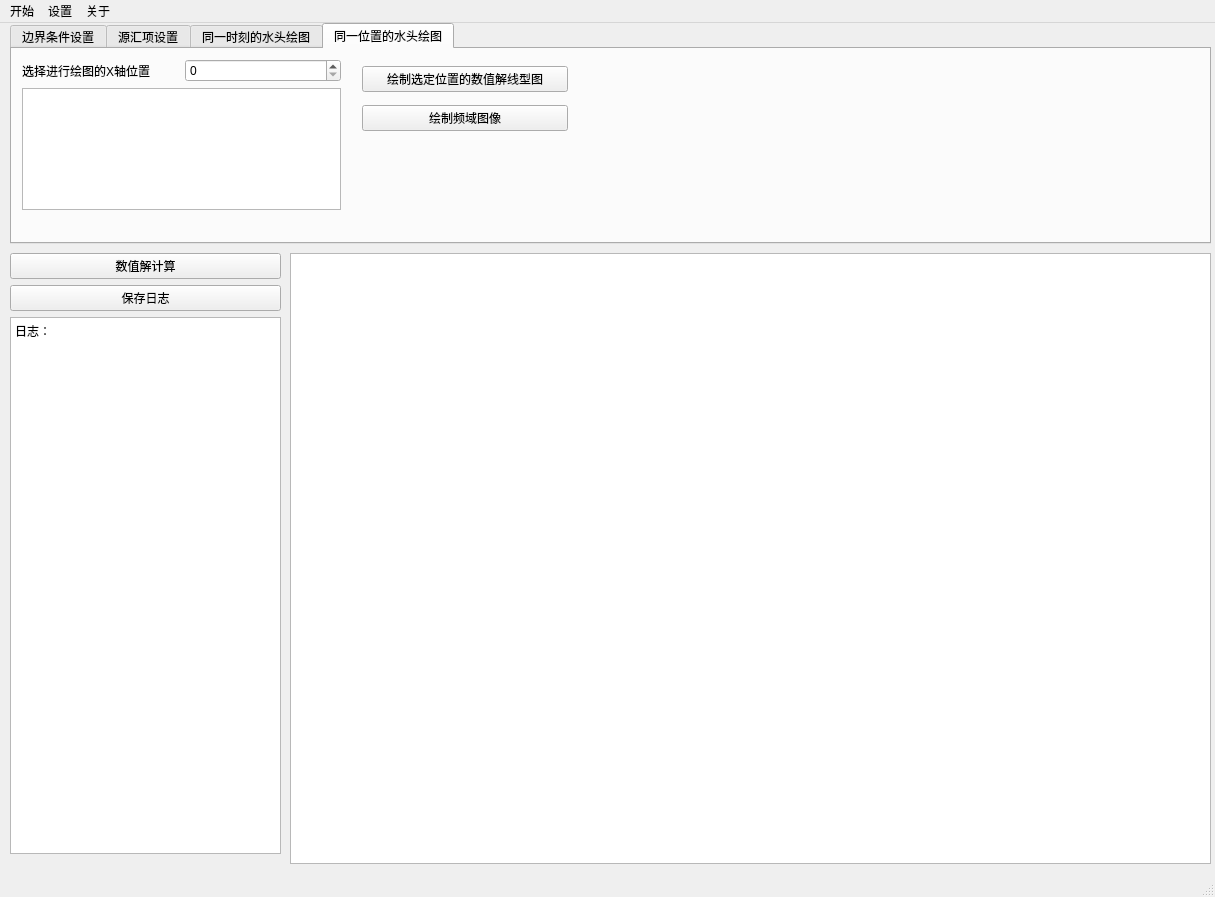
<?xml version="1.0" encoding="UTF-8"?>
<ui version="4.0">
 <class>MainWindow</class>
 <widget class="QMainWindow" name="MainWindow">
  <property name="geometry">
   <rect>
    <x>0</x>
    <y>0</y>
    <width>1215</width>
    <height>897</height>
   </rect>
  </property>
  <property name="windowTitle">
   <string>Random flow</string>
  </property>
  <property name="autoFillBackground">
   <bool>true</bool>
  </property>
  <widget class="QWidget" name="centralwidget">
   <widget class="QTabWidget" name="tabWidget">
    <property name="geometry">
     <rect>
      <x>10</x>
      <y>0</y>
      <width>1201</width>
      <height>221</height>
     </rect>
    </property>
    <property name="currentIndex">
     <number>3</number>
    </property>
    <widget class="QWidget" name="tab">
     <attribute name="title">
      <string>边界条件设置</string>
     </attribute>
     <widget class="QWidget" name="horizontalLayoutWidget_2">
      <property name="geometry">
       <rect>
        <x>0</x>
        <y>0</y>
        <width>568</width>
        <height>51</height>
       </rect>
      </property>
      <layout class="QHBoxLayout" name="horizontalLayout_2">
       <item>
        <widget class="QLabel" name="label_3">
         <property name="text">
          <string>左边界：边界类型：</string>
         </property>
        </widget>
       </item>
       <item>
        <widget class="QComboBox" name="comboBox_left_boundary">
         <property name="layoutDirection">
          <enum>Qt::LeftToRight</enum>
         </property>
         <item>
          <property name="text">
           <string>一类边界（给定水头）</string>
          </property>
         </item>
         <item>
          <property name="text">
           <string>二类边界（给定通量）</string>
          </property>
         </item>
        </widget>
       </item>
       <item>
        <widget class="QLabel" name="label_4">
         <property name="text">
          <string>水头（m）/通量大小：</string>
         </property>
        </widget>
       </item>
       <item>
        <widget class="QDoubleSpinBox" name="doubleSpinBox_left_boundary">
         <property name="maximum">
          <double>9999.989999999999782</double>
         </property>
        </widget>
       </item>
      </layout>
     </widget>
     <widget class="QWidget" name="horizontalLayoutWidget_3">
      <property name="geometry">
       <rect>
        <x>0</x>
        <y>50</y>
        <width>568</width>
        <height>51</height>
       </rect>
      </property>
      <layout class="QHBoxLayout" name="horizontalLayout_3">
       <item>
        <widget class="QLabel" name="label_5">
         <property name="text">
          <string>右边界：边界类型：</string>
         </property>
        </widget>
       </item>
       <item>
        <widget class="QComboBox" name="comboBox_right_boundary">
         <item>
          <property name="text">
           <string>一类边界（给定水头）</string>
          </property>
         </item>
         <item>
          <property name="text">
           <string>二类边界（给定通量）</string>
          </property>
         </item>
        </widget>
       </item>
       <item>
        <widget class="QLabel" name="label_6">
         <property name="text">
          <string>水头（m）/通量大小：</string>
         </property>
        </widget>
       </item>
       <item>
        <widget class="QDoubleSpinBox" name="doubleSpinBox_right_boundary">
         <property name="maximum">
          <double>9999.989999999999782</double>
         </property>
        </widget>
       </item>
      </layout>
     </widget>
     <widget class="QWidget" name="verticalLayoutWidget_2">
      <property name="geometry">
       <rect>
        <x>570</x>
        <y>0</y>
        <width>401</width>
        <height>111</height>
       </rect>
      </property>
      <layout class="QVBoxLayout" name="verticalLayout_2">
       <item>
        <widget class="QLabel" name="label">
         <property name="text">
          <string>初始条件（可以为一个关于x的函数）：</string>
         </property>
        </widget>
       </item>
       <item>
        <widget class="QTextEdit" name="initial_condition">
         <property name="placeholderText">
          <string>初始水位可以由函数组成，也可以是一个常数。例如：60 + x * tan(3.1415/120) + 5 * sin(x/60)</string>
         </property>
        </widget>
       </item>
      </layout>
     </widget>
     <widget class="QWidget" name="horizontalLayoutWidget_6">
      <property name="geometry">
       <rect>
        <x>0</x>
        <y>100</y>
        <width>322</width>
        <height>61</height>
       </rect>
      </property>
      <layout class="QHBoxLayout" name="horizontalLayout_6">
       <item>
        <widget class="QLabel" name="label_8">
         <property name="text">
          <string>轴长（m）：</string>
         </property>
        </widget>
       </item>
       <item>
        <widget class="QSpinBox" name="spinBox_x_length">
         <property name="maximum">
          <number>99999</number>
         </property>
        </widget>
       </item>
       <item>
        <widget class="QLabel" name="label_9">
         <property name="text">
          <string>时长（d）:</string>
         </property>
        </widget>
       </item>
       <item>
        <widget class="QSpinBox" name="spinBox_t_length">
         <property name="maximum">
          <number>99999</number>
         </property>
        </widget>
       </item>
      </layout>
     </widget>
    </widget>
    <widget class="QWidget" name="tab_2">
     <attribute name="title">
      <string>源汇项设置</string>
     </attribute>
     <widget class="QWidget" name="verticalLayoutWidget_3">
      <property name="geometry">
       <rect>
        <x>420</x>
        <y>0</y>
        <width>271</width>
        <height>161</height>
       </rect>
      </property>
      <layout class="QVBoxLayout" name="verticalLayout_3">
       <item>
        <widget class="QLabel" name="label_7">
         <property name="text">
          <string>当前降雨量函数(m)：</string>
         </property>
        </widget>
       </item>
       <item>
        <widget class="QTextBrowser" name="textBrowser_rain_function"/>
       </item>
       <item>
        <layout class="QHBoxLayout" name="horizontalLayout_8">
         <item>
          <widget class="QPushButton" name="time_field_figure">
           <property name="text">
            <string>查看时域图像</string>
           </property>
          </widget>
         </item>
         <item>
          <widget class="QPushButton" name="frequency_field_figure">
           <property name="text">
            <string>查看频域图像</string>
           </property>
          </widget>
         </item>
        </layout>
       </item>
      </layout>
     </widget>
     <widget class="QWidget" name="verticalLayoutWidget_4">
      <property name="geometry">
       <rect>
        <x>700</x>
        <y>0</y>
        <width>491</width>
        <height>191</height>
       </rect>
      </property>
      <layout class="QVBoxLayout" name="verticalLayout_4">
       <item>
        <widget class="QWidget" name="widget_rain_flow" native="true">
         <widget class="QGraphicsView" name="graphicsView_rain_flow">
          <property name="geometry">
           <rect>
            <x>0</x>
            <y>0</y>
            <width>491</width>
            <height>191</height>
           </rect>
          </property>
         </widget>
        </widget>
       </item>
      </layout>
     </widget>
     <widget class="QWidget" name="verticalLayoutWidget_6">
      <property name="geometry">
       <rect>
        <x>0</x>
        <y>0</y>
        <width>421</width>
        <height>161</height>
       </rect>
      </property>
      <layout class="QVBoxLayout" name="verticalLayout_5">
       <item>
        <layout class="QHBoxLayout" name="horizontalLayout_4">
         <item>
          <widget class="QLabel" name="label_2">
           <property name="text">
            <string>以年平均降雨量代表源汇项的期望值(mm/a):</string>
           </property>
          </widget>
         </item>
         <item>
          <widget class="QDoubleSpinBox" name="doubleSpinBox_rain">
           <property name="maximum">
            <double>99999.990000000005239</double>
           </property>
          </widget>
         </item>
        </layout>
       </item>
       <item>
        <layout class="QHBoxLayout" name="horizontalLayout_5">
         <item>
          <widget class="QPushButton" name="random_new_wave">
           <property name="text">
            <string>随机新建一个降雨量波动</string>
           </property>
          </widget>
         </item>
         <item>
          <widget class="QPushButton" name="new_wave">
           <property name="text">
            <string>手动新建一个降雨量波动</string>
           </property>
          </widget>
         </item>
        </layout>
       </item>
       <item>
        <widget class="QPushButton" name="delete_wave">
         <property name="text">
          <string>删除上一个降雨量波动</string>
         </property>
        </widget>
       </item>
      </layout>
     </widget>
    </widget>
    <widget class="QWidget" name="tab_3">
     <attribute name="title">
      <string>同一时刻的水头绘图</string>
     </attribute>
     <widget class="QWidget" name="horizontalLayoutWidget">
      <property name="geometry">
       <rect>
        <x>730</x>
        <y>70</y>
        <width>195</width>
        <height>80</height>
       </rect>
      </property>
      <layout class="QHBoxLayout" name="horizontalLayout">
       <item>
        <widget class="QPushButton" name="pushButton_2">
         <property name="text">
          <string>上一时刻</string>
         </property>
        </widget>
       </item>
       <item>
        <widget class="QPushButton" name="pushButton_3">
         <property name="text">
          <string>下一时刻</string>
         </property>
        </widget>
       </item>
      </layout>
     </widget>
     <widget class="QWidget" name="gridLayoutWidget_2">
      <property name="geometry">
       <rect>
        <x>0</x>
        <y>0</y>
        <width>319</width>
        <height>151</height>
       </rect>
      </property>
      <layout class="QGridLayout" name="gridLayout_2">
       <item row="2" column="0">
        <widget class="QTextBrowser" name="textBrowser_time"/>
       </item>
       <item row="1" column="0">
        <layout class="QHBoxLayout" name="horizontalLayout_16">
         <item>
          <widget class="QLabel" name="label_16">
           <property name="text">
            <string>选择进行绘图的时刻数</string>
           </property>
          </widget>
         </item>
         <item>
          <widget class="QSpinBox" name="spinBox_time"/>
         </item>
        </layout>
       </item>
      </layout>
     </widget>
     <widget class="QWidget" name="verticalLayoutWidget_7">
      <property name="geometry">
       <rect>
        <x>320</x>
        <y>0</y>
        <width>251</width>
        <height>151</height>
       </rect>
      </property>
      <layout class="QVBoxLayout" name="verticalLayout_6">
       <item>
        <widget class="QPushButton" name="draw_solve_line">
         <property name="text">
          <string>绘制选定时刻的数值解线型图</string>
         </property>
        </widget>
       </item>
       <item>
        <widget class="QPushButton" name="draw_solve_reference_thickness_line_2">
         <property name="text">
          <string>绘制选定时刻的解析解线型图</string>
         </property>
        </widget>
       </item>
       <item>
        <widget class="QPushButton" name="draw_complete_2">
         <property name="text">
          <string>绘制数值解和解析解对比图</string>
         </property>
        </widget>
       </item>
       <item>
        <widget class="QPushButton" name="draw_surface">
         <property name="text">
          <string>绘制《位置-水头-时间》三维图</string>
         </property>
        </widget>
       </item>
      </layout>
     </widget>
    </widget>
    <widget class="QWidget" name="tab_4">
     <attribute name="title">
      <string>同一位置的水头绘图</string>
     </attribute>
     <widget class="QWidget" name="gridLayoutWidget_3">
      <property name="geometry">
       <rect>
        <x>10</x>
        <y>10</y>
        <width>319</width>
        <height>151</height>
       </rect>
      </property>
      <layout class="QGridLayout" name="gridLayout_3">
       <item row="2" column="0">
        <widget class="QTextBrowser" name="textBrowser_X"/>
       </item>
       <item row="1" column="0">
        <layout class="QHBoxLayout" name="horizontalLayout_18">
         <item>
          <widget class="QLabel" name="label_18">
           <property name="text">
            <string>选择进行绘图的X轴位置</string>
           </property>
          </widget>
         </item>
         <item>
          <widget class="QSpinBox" name="spinBox_X"/>
         </item>
        </layout>
       </item>
      </layout>
     </widget>
     <widget class="QWidget" name="verticalLayoutWidget_8">
      <property name="geometry">
       <rect>
        <x>350</x>
        <y>10</y>
        <width>206</width>
        <height>80</height>
       </rect>
      </property>
      <layout class="QVBoxLayout" name="verticalLayout_7">
       <item>
        <widget class="QPushButton" name="draw_solve_line_location">
         <property name="text">
          <string>绘制选定位置的数值解线型图</string>
         </property>
        </widget>
       </item>
       <item>
        <widget class="QPushButton" name="draw_solve_line_location_fft">
         <property name="text">
          <string>绘制频域图像</string>
         </property>
        </widget>
       </item>
      </layout>
     </widget>
    </widget>
   </widget>
   <widget class="QWidget" name="verticalLayoutWidget">
    <property name="geometry">
     <rect>
      <x>10</x>
      <y>230</y>
      <width>271</width>
      <height>601</height>
     </rect>
    </property>
    <layout class="QVBoxLayout" name="verticalLayout">
     <item>
      <widget class="QPushButton" name="solve_FDM">
       <property name="autoFillBackground">
        <bool>true</bool>
       </property>
       <property name="text">
        <string>数值解计算</string>
       </property>
      </widget>
     </item>
     <item>
      <widget class="QPushButton" name="pushButton">
       <property name="text">
        <string>保存日志</string>
       </property>
      </widget>
     </item>
     <item>
      <widget class="QTextBrowser" name="textBrowser">
       <property name="autoFillBackground">
        <bool>true</bool>
       </property>
       <property name="html">
        <string>&lt;!DOCTYPE HTML PUBLIC &quot;-//W3C//DTD HTML 4.0//EN&quot; &quot;http://www.w3.org/TR/REC-html40/strict.dtd&quot;&gt;
&lt;html&gt;&lt;head&gt;&lt;meta name=&quot;qrichtext&quot; content=&quot;1&quot; /&gt;&lt;style type=&quot;text/css&quot;&gt;
p, li { white-space: pre-wrap; }
&lt;/style&gt;&lt;/head&gt;&lt;body style=&quot; font-family:'SimSun'; font-size:9pt; font-weight:400; font-style:normal;&quot;&gt;
&lt;p style=&quot; margin-top:0px; margin-bottom:0px; margin-left:0px; margin-right:0px; -qt-block-indent:0; text-indent:0px;&quot;&gt;日志：&lt;/p&gt;&lt;/body&gt;&lt;/html&gt;</string>
       </property>
      </widget>
     </item>
    </layout>
   </widget>
   <widget class="QWidget" name="verticalLayoutWidget_5">
    <property name="geometry">
     <rect>
      <x>290</x>
      <y>230</y>
      <width>921</width>
      <height>611</height>
     </rect>
    </property>
    <layout class="QVBoxLayout" name="verticalLayout_head">
     <item>
      <widget class="QGraphicsView" name="graphicsView_head"/>
     </item>
    </layout>
   </widget>
  </widget>
  <widget class="QMenuBar" name="menubar">
   <property name="geometry">
    <rect>
     <x>0</x>
     <y>0</y>
     <width>1215</width>
     <height>26</height>
    </rect>
   </property>
   <widget class="QMenu" name="menu">
    <property name="autoFillBackground">
     <bool>true</bool>
    </property>
    <property name="title">
     <string>开始</string>
    </property>
   </widget>
   <widget class="QMenu" name="menu_2">
    <property name="autoFillBackground">
     <bool>true</bool>
    </property>
    <property name="title">
     <string>设置</string>
    </property>
    <addaction name="actionSet_hydrogeological_parameter"/>
    <addaction name="actionSet_FDM"/>
    <addaction name="Set_printing"/>
   </widget>
   <widget class="QMenu" name="menu_3">
    <property name="autoFillBackground">
     <bool>true</bool>
    </property>
    <property name="title">
     <string>关于</string>
    </property>
   </widget>
   <addaction name="menu"/>
   <addaction name="menu_2"/>
   <addaction name="menu_3"/>
  </widget>
  <widget class="QStatusBar" name="statusbar"/>
  <action name="actionSet_hydrogeological_parameter">
   <property name="text">
    <string>水文地质参数</string>
   </property>
  </action>
  <action name="actionSet_FDM">
   <property name="text">
    <string>数值解求解设置</string>
   </property>
  </action>
  <action name="Set_printing">
   <property name="text">
    <string>绘图选项</string>
   </property>
  </action>
 </widget>
 <resources/>
 <connections/>
</ui>
